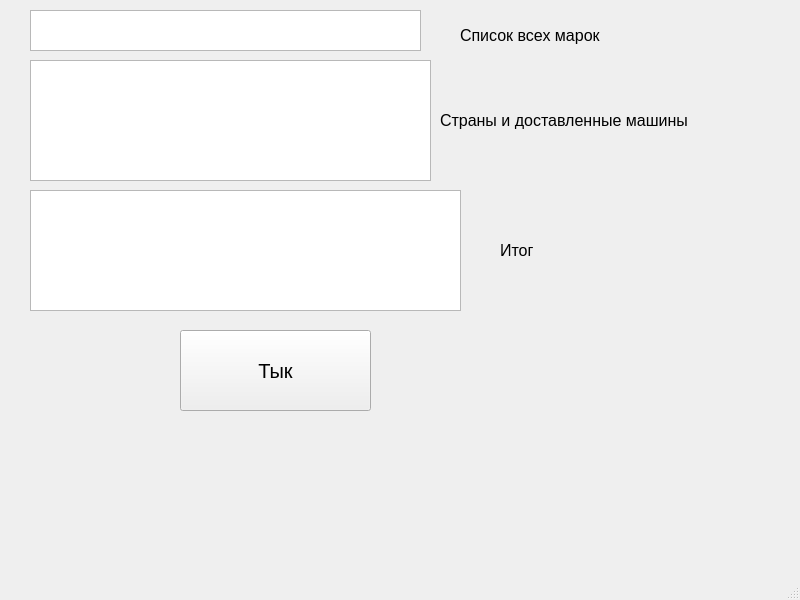
<?xml version="1.0" encoding="UTF-8"?>
<ui version="4.0">
 <class>MainWindow</class>
 <widget class="QMainWindow" name="MainWindow">
  <property name="geometry">
   <rect>
    <x>0</x>
    <y>0</y>
    <width>800</width>
    <height>600</height>
   </rect>
  </property>
  <property name="windowTitle">
   <string>MainWindow</string>
  </property>
  <widget class="QWidget" name="centralwidget">
   <widget class="QTextEdit" name="textEdit">
    <property name="geometry">
     <rect>
      <x>30</x>
      <y>190</y>
      <width>431</width>
      <height>121</height>
     </rect>
    </property>
   </widget>
   <widget class="QPushButton" name="pushButton">
    <property name="geometry">
     <rect>
      <x>180</x>
      <y>330</y>
      <width>191</width>
      <height>81</height>
     </rect>
    </property>
    <property name="font">
     <font>
      <pointsize>15</pointsize>
     </font>
    </property>
    <property name="text">
     <string>Тык</string>
    </property>
   </widget>
   <widget class="QTextEdit" name="textEdit_2">
    <property name="geometry">
     <rect>
      <x>30</x>
      <y>60</y>
      <width>401</width>
      <height>121</height>
     </rect>
    </property>
   </widget>
   <widget class="QTextEdit" name="textEdit_3">
    <property name="geometry">
     <rect>
      <x>30</x>
      <y>10</y>
      <width>391</width>
      <height>41</height>
     </rect>
    </property>
   </widget>
   <widget class="QLabel" name="label">
    <property name="geometry">
     <rect>
      <x>460</x>
      <y>20</y>
      <width>191</width>
      <height>31</height>
     </rect>
    </property>
    <property name="font">
     <font>
      <pointsize>12</pointsize>
     </font>
    </property>
    <property name="text">
     <string>Список всех марок</string>
    </property>
   </widget>
   <widget class="QLabel" name="label_2">
    <property name="geometry">
     <rect>
      <x>440</x>
      <y>80</y>
      <width>311</width>
      <height>81</height>
     </rect>
    </property>
    <property name="font">
     <font>
      <pointsize>12</pointsize>
     </font>
    </property>
    <property name="text">
     <string>Страны и доставленные машины</string>
    </property>
   </widget>
   <widget class="QLabel" name="label_3">
    <property name="geometry">
     <rect>
      <x>500</x>
      <y>230</y>
      <width>161</width>
      <height>41</height>
     </rect>
    </property>
    <property name="font">
     <font>
      <pointsize>12</pointsize>
     </font>
    </property>
    <property name="text">
     <string>Итог</string>
    </property>
   </widget>
  </widget>
  <widget class="QMenuBar" name="menubar">
   <property name="geometry">
    <rect>
     <x>0</x>
     <y>0</y>
     <width>800</width>
     <height>26</height>
    </rect>
   </property>
  </widget>
  <widget class="QStatusBar" name="statusbar"/>
 </widget>
 <resources/>
 <connections/>
</ui>
